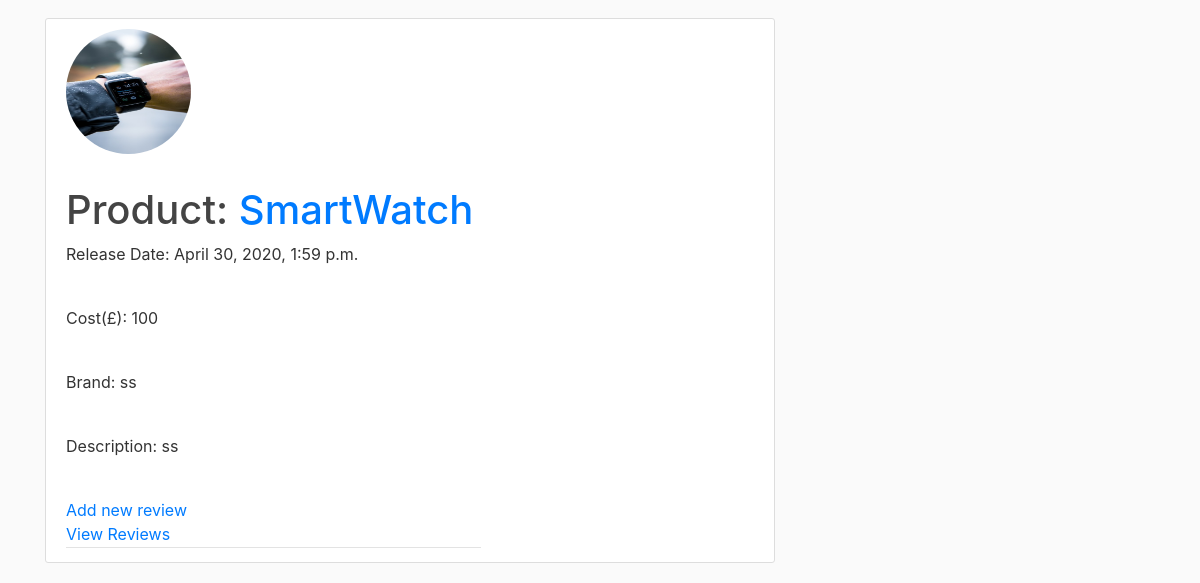
/product/ (lower part), run on an earlier commit of the app's database.
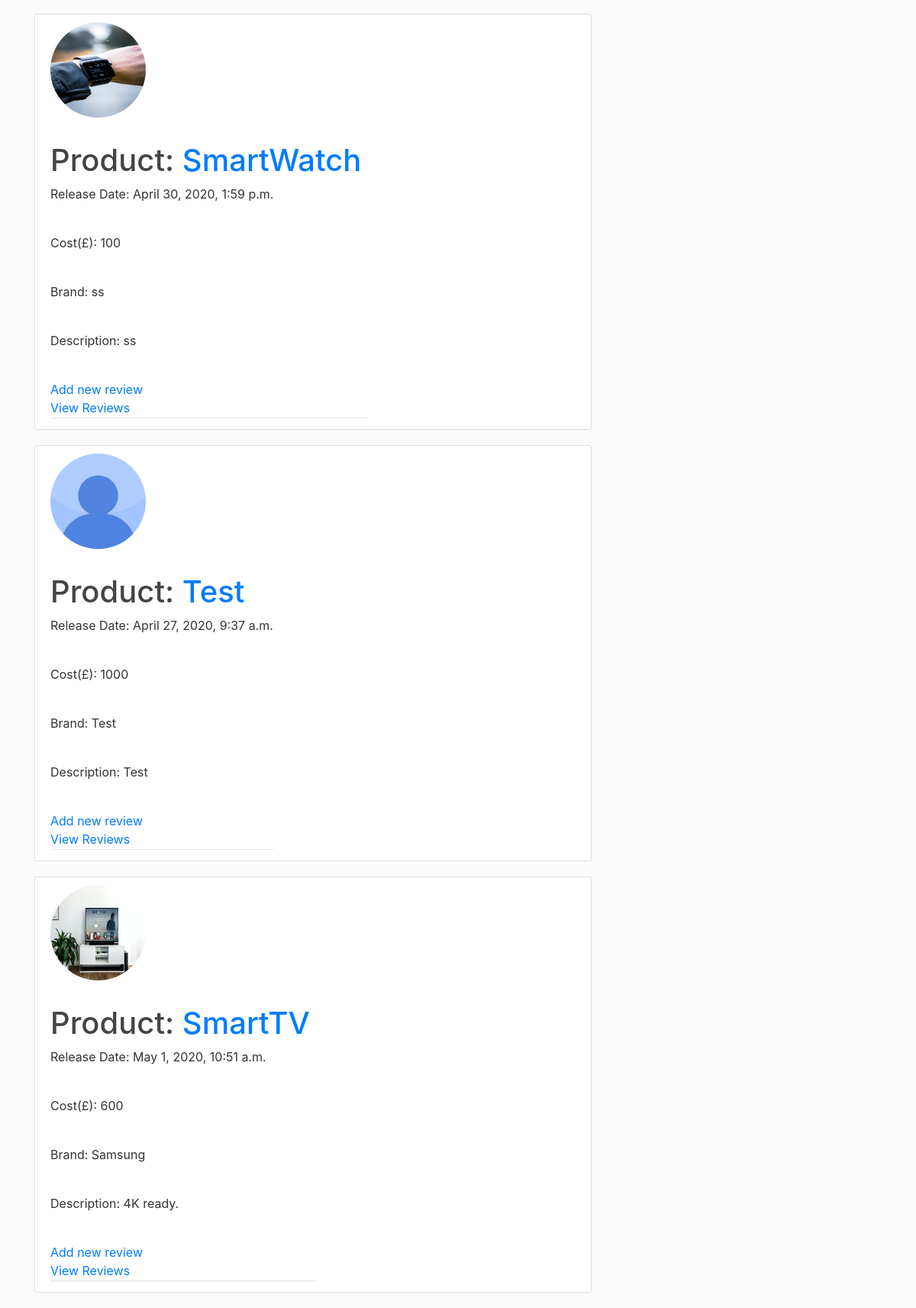
And on a later commit of the database.
### itreporting/models.py (models this page shows, shortened)
class Product(models.Model):
	productname=models.TextField()
	brand=models.TextField()
	averagecost=models.CharField(max_length=1000)
	dateofrelease=models.DateTimeField()
	description=models.TextField()
	image = models.ImageField(default='default.jpg', upload_to='product_pics')

### itreporting/views.py (the view)
# urls.py: path('product/', itreporting_views.product, name='product'),
def product(request):
	products = {
	'products' : Product.objects.all()
	}
	return render(request, 'itreporting/product.html',products)

### itreporting/templates/itreporting/product.html (shortened to what this page needs)
{% extends "itreporting/base.html" %}
{% block content %}
{% for product in products %}
<article class="media content-section">
<div class="media">
  <div class="media-body">
	<p><img class="rounded-circle account-img" src="{{product.image.url}}"></p>
    <div class="article-metadata">
 	<h1> Product: <a class="mr-2" href="{% url 'product-detail' product.id %}">{{ product.productname }} </a></h1>
	<p> Release Date: {{product.dateofrelease}}</p></br>
 	<p> Cost(£): {{product.averagecost}}</p></br>
	<p> Brand: {{product.brand}}</p></br>
    	<p> Description: {{ product.description}}</p></br>
	<a href="{% url 'review-create' %}"> Add new review </a> </br>
	<a href="{% url 'itreporting-review'%}">View Reviews</a>
    </div>
</div>
  </div>
</article>
{% endfor %}
{% endblock content %}

What changed in the data, as far as the page shows it:
added Product: image (placeholder picture), productname "Test", dateofrelease "April 27, 2020, 9:37 a.m.", averagecost "1000", brand "Test", description "Test"
added Product: image (picture), productname "SmartTV", dateofrelease "May 1, 2020, 10:51 a.m.", averagecost "600", brand "Samsung", description "4K ready."
